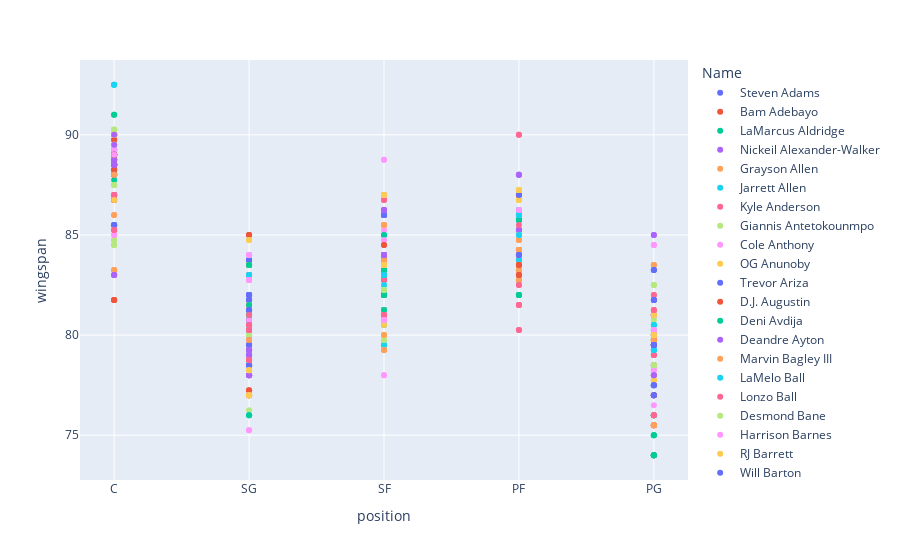

Notebook cell for this chart:
### Code cell
px.scatter(player_final, x = 'position', y = 'wingspan', color = 'Name')
